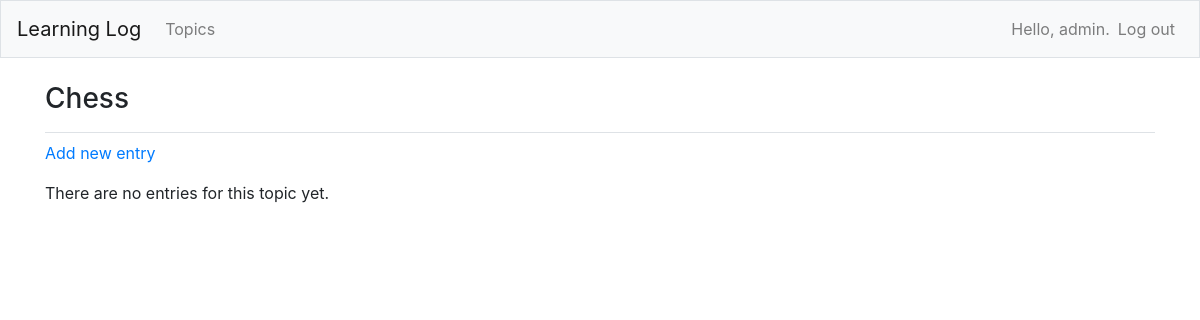
The page /topics/1/ (signed in) on the database as committed earlier.
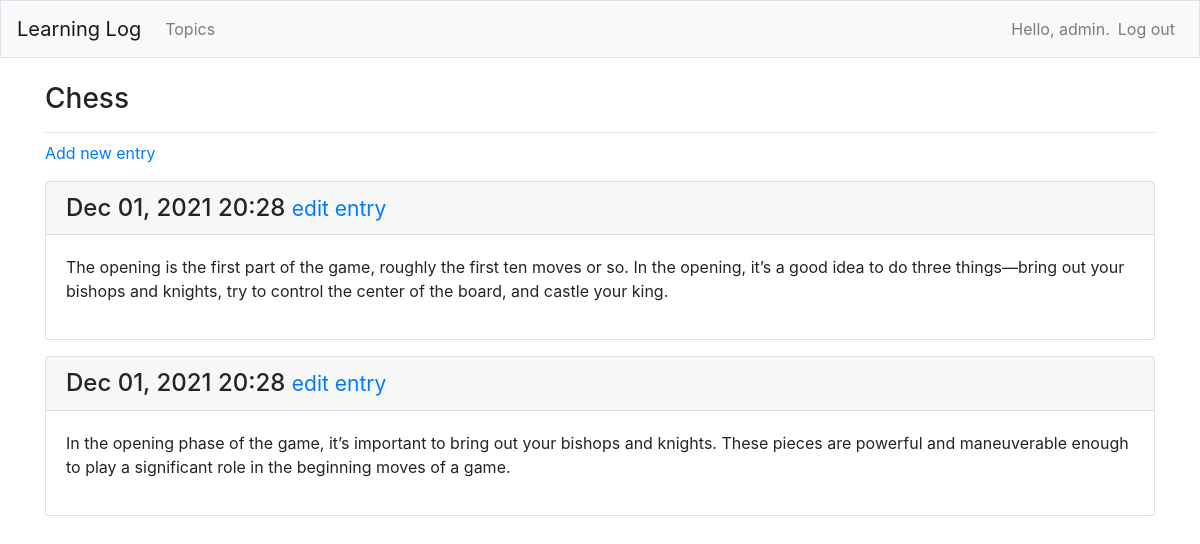
The same page on the database as committed later.
### MainApp/models.py (models this page shows, shortened)
class Topic(models.Model):
    text = models.CharField(max_length=200)
    date_added = models.DateTimeField(auto_now_add=True)
    owner = models.ForeignKey(User, on_delete=models.CASCADE)
    def __str__(self):
        return self.text

class Entry(models.Model):
    topic = models.ForeignKey(Topic, on_delete=models.CASCADE)
    text = models.TextField()
    date_added = models.DateTimeField(auto_now_add=True)
    class Meta:
        verbose_name_plural = 'entries'

### MainApp/views.py (the view)
# urls.py: path('topics/<int:topic_id>/',views.topic, name='topic'),
@login_required
def topic(request, topic_id):
    topic = Topic.objects.get(id=topic_id)
    if topic.owner != request.user:
        raise Http404
    entries = topic.entry_set.all()
    context = {'topic':topic, 'entries':entries}
    return render(request, 'MainApp/topic.html', context)

### MainApp/templates/mainapp/topic.html
{% extends "MainApp/base.html" %}
{% block page_header %}
    <h3>{{ topic }}</h3>
{% endblock page_header %}
{% block content %}
    <p>
        <a href="{% url 'MainApp:new_entry' topic.id %}">Add new entry</a>
    </p>
    {% for entry in entries %}
        <div class="card mb-3">
            <h4 class="card-header">
                {{ entry.date_added|date:'M d, Y H:i' }}
                <small><a href="{% url 'MainApp:edit_entry' entry.id %}">
                edit entry</a></small>
            </h4>
            <div class="card-body">
                {{ entry.text|linebreaks }}
            </div>
        </div>
    {% empty %}
        <p>There are no entries for this topic yet.</p>
    {% endfor %}
{% endblock content %}

### MainApp/templates/mainapp/base.html (shortened to what this page needs)
{% load bootstrap4 %}
<!doctype html>
<html lang="en">
<head>
    {% bootstrap_css %}
</head>
<body>
    <nav class="navbar navbar-expand-md navbar-light bg-light mb-4 border">
    <a class="navbar-brand" href="{% url 'MainApp:index'%}">
        Learning Log</a>
     <div class="collapse navbar-collapse" id="navbarCollapse">
        <ul class="navbar-nav mr-auto">
         <li class="nav-item">
          <a class="nav-link" href="{% url 'MainApp:topics'%}">
              Topics</a></li>
        </ul>
        <ul class="navbar-nav ml-auto">
            {% if user.is_authenticated %}
             <li class="nav-item">
                <span class="navbar-text">Hello, {{ user.username }}.</span>
             </li>
             <li class="nav-item">
                <a class="nav-link" href="{% url 'users:logout' %}">Log out</a>
             </li>
             {% else %}
             <li class="nav-item">
                <a class="nav-link" href="{% url 'users:register' %}">Register</a>
             </li>
             <li class="nav-item">
                <a class="nav-link" href="{% url 'users:login' %}">Log in</a></li>
             {% endif %}
        </ul>
    </div>
</nav>
<main role="main" class="container">
    <div class="pb-2 mb-2 border-bottom">
     {% block page_header %}{% endblock page_header %}
    </div>
    <div>
     {% block content %}{% endblock content %}
    </div>
</main>
</body>
</html>

Rows that differ between the two databases and show on the page:
added Entry: date_added "Dec 01, 2021 20:28", text "The opening is the first part of the game, roughly the first ten moves or so. In the opening, it’s a good idea to do three things—bring out your bishops and knights, try to control the center of the board, and castle your king."
added Entry: date_added "Dec 01, 2021 20:28", text "In the opening phase of the game, it’s important to bring out your bishops and knights. These pieces are powerful and maneuverable enough to play a significant role in the beginning moves of a game."
Other text that changed with them:
text no longer shown: "There are no entries for this topic yet."
